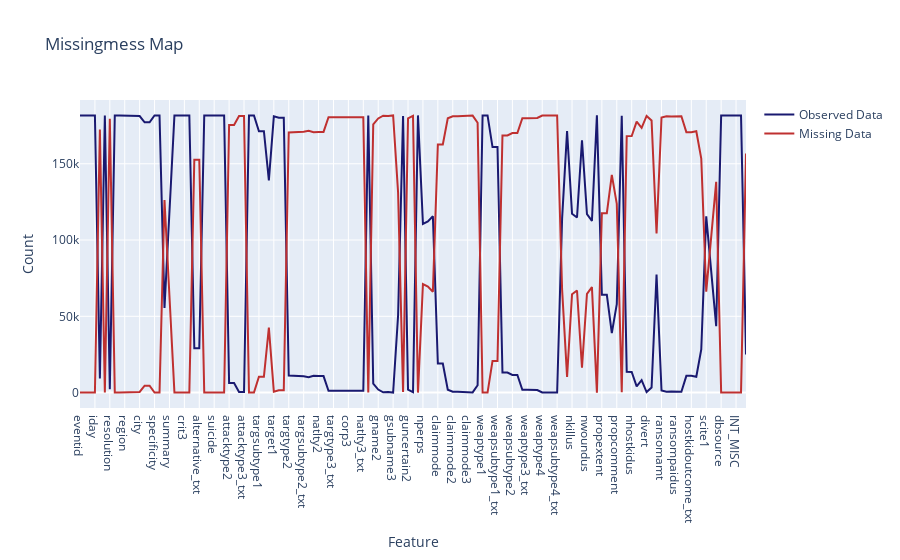

Notebook cell for this chart:
### Markdown cell above
Plot the observed values against the missing ones

### Code cell
features = df.columns.tolist()
t1 = go.Scatter(
    x=features,
    y=[df[f].describe()['count'] for f in features],
    name='Observed Data',
    marker=dict(
        color='midnightblue'
    )    
)
t2 = go.Scatter(
    x=features,
    y=[df.shape[0] -df[f].describe()['count'] for f in features],
    name='Missing Data',
    marker=dict(
        color='#BF3030'
    )    
)
d_t = [t1, t2];
l_t = go.Layout(
    title='Missingmess Map',
    barmode='relative',
    xaxis=dict(
        title='Feature',
    ),
    yaxis=dict(
        title='Count',
    ),    
)
fg = go.Figure(data=d_t, layout=l_t)
iplot(fg)

### Figure 1 — Plotly figure (JSON) as saved in the notebook; plotly's stock layout.template omitted (floating-point values rounded to 4 significant figures; data arrays with more than 128 entries replaced by an {"elided": "..."} marker saying what was removed)
{"data": [{"marker": {"color": "midnightblue"}, "name": "Observed Data", "type": "scatter", "x": {"elided": "135 str values"}, "y": {"elided": "135 int values"}}, {"marker": {"color": "#BF3030"}, "name": "Missing Data", "type": "scatter", "x": {"elided": "135 str values"}, "y": {"elided": "135 int values"}}], "layout": {"barmode": "relative", "title": {"text": "Missingmess Map"}, "xaxis": {"title": {"text": "Feature"}}, "yaxis": {"title": {"text": "Count"}}}}
